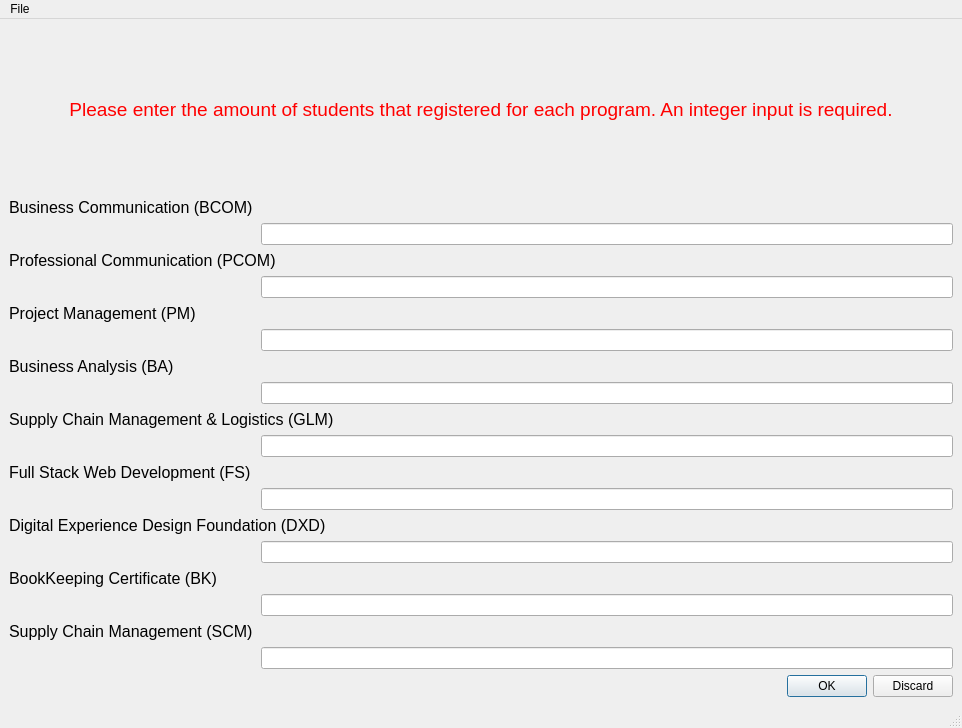
<?xml version="1.0" encoding="UTF-8"?>
<ui version="4.0">
 <class>MainWindow</class>
 <widget class="QMainWindow" name="MainWindow">
  <property name="geometry">
   <rect>
    <x>0</x>
    <y>0</y>
    <width>962</width>
    <height>728</height>
   </rect>
  </property>
  <property name="windowTitle">
   <string>Schedule Maker</string>
  </property>
  <widget class="QWidget" name="centralwidget">
   <layout class="QVBoxLayout" name="verticalLayout">
    <item>
     <widget class="QLabel" name="Title">
      <property name="text">
       <string>&lt;html&gt;&lt;head/&gt;&lt;body&gt;&lt;p align=&quot;center&quot;&gt;&lt;span style=&quot; font-size:14pt; color:#ff0000;&quot;&gt;Please enter the amount of students that registered for each program. An integer input is required.&lt;/span&gt;&lt;/p&gt;&lt;/body&gt;&lt;/html&gt;</string>
      </property>
     </widget>
    </item>
    <item>
     <layout class="QFormLayout" name="formLayout">
      <item row="0" column="0">
       <widget class="QLabel" name="BCOM">
        <property name="text">
         <string>&lt;html&gt;&lt;head/&gt;&lt;body&gt;&lt;p&gt;&lt;span style=&quot; font-size:12pt;&quot;&gt;Business Communication (BCOM)&lt;/span&gt;&lt;/p&gt;&lt;/body&gt;&lt;/html&gt;</string>
        </property>
       </widget>
      </item>
      <item row="1" column="1">
       <widget class="QLineEdit" name="BCOMEntry"/>
      </item>
      <item row="2" column="0" colspan="2">
       <widget class="QLabel" name="PCOM">
        <property name="text">
         <string>&lt;html&gt;&lt;head/&gt;&lt;body&gt;&lt;p&gt;&lt;span style=&quot; font-size:12pt;&quot;&gt;Professional Communication (PCOM)	&lt;/span&gt;&lt;/p&gt;&lt;/body&gt;&lt;/html&gt;</string>
        </property>
       </widget>
      </item>
      <item row="3" column="1">
       <widget class="QLineEdit" name="PCOMEntry"/>
      </item>
      <item row="4" column="0">
       <widget class="QLabel" name="PM">
        <property name="text">
         <string>&lt;html&gt;&lt;head/&gt;&lt;body&gt;&lt;p&gt;&lt;span style=&quot; font-size:12pt;&quot;&gt;Project Management (PM)&lt;/span&gt;&lt;/p&gt;&lt;/body&gt;&lt;/html&gt;</string>
        </property>
       </widget>
      </item>
      <item row="5" column="1">
       <widget class="QLineEdit" name="PMEntry"/>
      </item>
      <item row="6" column="0">
       <widget class="QLabel" name="BA">
        <property name="text">
         <string>&lt;html&gt;&lt;head/&gt;&lt;body&gt;&lt;p&gt;&lt;span style=&quot; font-size:12pt;&quot;&gt;Business Analysis (BA)&lt;/span&gt;&lt;/p&gt;&lt;/body&gt;&lt;/html&gt;</string>
        </property>
       </widget>
      </item>
      <item row="7" column="1">
       <widget class="QLineEdit" name="BAEntry"/>
      </item>
      <item row="9" column="1">
       <widget class="QLineEdit" name="GLMEntry"/>
      </item>
      <item row="10" column="0">
       <widget class="QLabel" name="FS">
        <property name="text">
         <string>&lt;html&gt;&lt;head/&gt;&lt;body&gt;&lt;p&gt;&lt;span style=&quot; font-size:12pt;&quot;&gt;Full Stack Web Development (FS)	&lt;/span&gt;&lt;/p&gt;&lt;/body&gt;&lt;/html&gt;</string>
        </property>
       </widget>
      </item>
      <item row="11" column="1">
       <widget class="QLineEdit" name="FSEntry"/>
      </item>
      <item row="12" column="0" colspan="2">
       <widget class="QLabel" name="DXD">
        <property name="text">
         <string>&lt;html&gt;&lt;head/&gt;&lt;body&gt;&lt;p&gt;&lt;span style=&quot; font-size:12pt;&quot;&gt;Digital Experience Design Foundation (DXD)&lt;/span&gt;&lt;/p&gt;&lt;/body&gt;&lt;/html&gt;</string>
        </property>
       </widget>
      </item>
      <item row="13" column="1">
       <widget class="QLineEdit" name="DXDEntry"/>
      </item>
      <item row="14" column="0">
       <widget class="QLabel" name="BK">
        <property name="text">
         <string>&lt;html&gt;&lt;head/&gt;&lt;body&gt;&lt;p&gt;&lt;span style=&quot; font-size:12pt;&quot;&gt;BookKeeping Certificate (BK)		&lt;/span&gt;&lt;/p&gt;&lt;/body&gt;&lt;/html&gt;</string>
        </property>
       </widget>
      </item>
      <item row="15" column="1">
       <widget class="QLineEdit" name="BKEntry"/>
      </item>
      <item row="16" column="0">
       <widget class="QLabel" name="SCM">
        <property name="text">
         <string>&lt;html&gt;&lt;head/&gt;&lt;body&gt;&lt;p&gt;&lt;span style=&quot; font-size:12pt;&quot;&gt;Supply Chain Management (SCM)&lt;/span&gt;&lt;/p&gt;&lt;/body&gt;&lt;/html&gt;</string>
        </property>
       </widget>
      </item>
      <item row="17" column="1">
       <widget class="QLineEdit" name="SCMEntry"/>
      </item>
      <item row="18" column="1">
       <widget class="QDialogButtonBox" name="buttonBox">
        <property name="standardButtons">
         <set>QDialogButtonBox::Discard|QDialogButtonBox::Ok</set>
        </property>
       </widget>
      </item>
      <item row="8" column="0" colspan="2">
       <widget class="QLabel" name="GLM">
        <property name="text">
         <string>&lt;html&gt;&lt;head/&gt;&lt;body&gt;&lt;p&gt;&lt;span style=&quot; font-size:12pt;&quot;&gt;Supply Chain Management &amp;amp; Logistics (GLM)&lt;/span&gt;&lt;/p&gt;&lt;/body&gt;&lt;/html&gt;</string>
        </property>
       </widget>
      </item>
     </layout>
    </item>
   </layout>
  </widget>
  <widget class="QStatusBar" name="statusbar"/>
  <widget class="QMenuBar" name="menubar">
   <property name="geometry">
    <rect>
     <x>0</x>
     <y>0</y>
     <width>962</width>
     <height>21</height>
    </rect>
   </property>
   <widget class="QMenu" name="menuStudents">
    <property name="title">
     <string>File</string>
    </property>
    <addaction name="File"/>
    <addaction name="actionSave"/>
    <addaction name="actionSave_As"/>
    <addaction name="separator"/>
    <addaction name="actionOpen"/>
   </widget>
   <addaction name="menuStudents"/>
  </widget>
  <action name="File">
   <property name="text">
    <string>New</string>
   </property>
  </action>
  <action name="actionSave">
   <property name="text">
    <string>Save</string>
   </property>
  </action>
  <action name="actionSave_As">
   <property name="text">
    <string>Save As</string>
   </property>
  </action>
  <action name="actionQuit">
   <property name="text">
    <string>Quit</string>
   </property>
  </action>
  <action name="actionOpen">
   <property name="text">
    <string>Open </string>
   </property>
  </action>
 </widget>
 <resources/>
 <connections/>
</ui>
